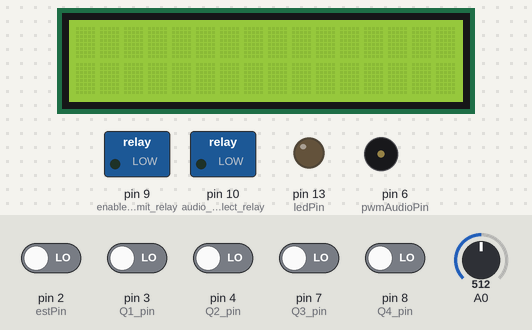
Recording of a sketch running on a simulated Arduino Uno, built with avr-gcc and run on an emulated ATmega328P. Parts: 16×2 character LCD, switched loads named in the sketch (green lamp = pin HIGH), output pins drawn as LEDs (lit = HIGH), buzzer (waves = sounding). Inputs (shaded band) come from the test bench; at power-on: pin 2 (estPin), pin 3 (Q1_pin), pin 4 (Q2_pin), pin 7 (Q3_pin), pin 8 (Q4_pin) LOW, A0 = 512. EEPROM starts erased; what the sketch prints to the serial monitor is not drawn.

Above: at 1.2 s.
1.3 s: A0 set to 593
2.8 s: A0 set to 617
At 3.1 s:
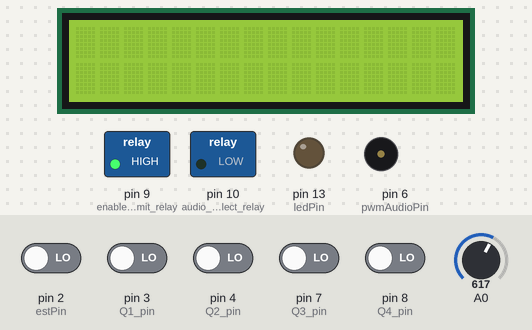
4.3 s: pin 2 (estPin) driven HIGH
At 31.0 s:
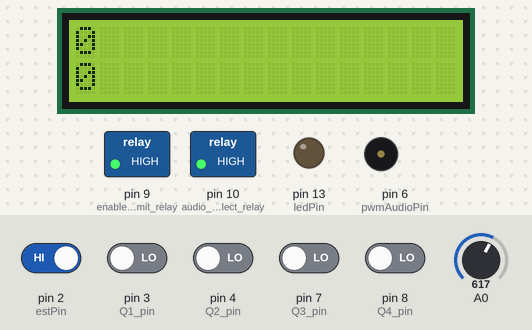
At 32.07 s:
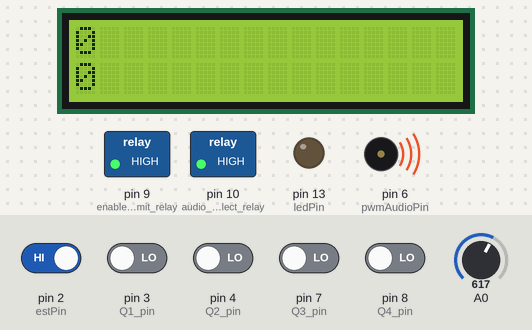
Timing chart, 0 to 33.5 s (numbered marks = the images above; inputs shaded):
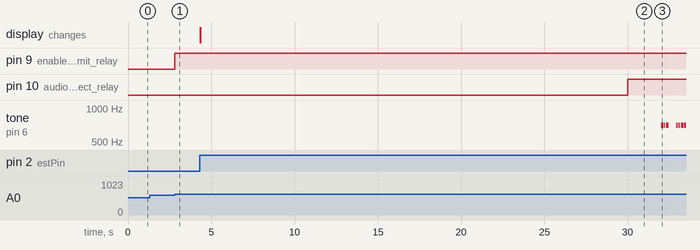

The sketch:

Project_Code_2024_02_23_2112.ino
```cpp
#include <LiquidCrystal_I2C.h> // library for LCD

//#include "phoneticAlphabet.h"

using namespace std;
#include "String.h"

#include <EEPROM.h>

// Define Morse Code callsign
const char* morseCode = "-.- ...-- .- ..- -.-";

// Define Morse code timing parameters
const int dotDuration = 50; // in milliseconds
const int dashDuration = 3 * dotDuration;
const int interSymbolDelay = dotDuration;
const int interCharacterDelay = 3 * dotDuration;
const int interWordDelay = 7 * dotDuration;
const int morseCodeFreq = 700;  // Morse code frequency in Hz


const byte ledPin = 13;
const byte estPin = 2;
const byte interruptPin = 5;
const byte pwmAudioPin = 6;

const int bufferSize = 10;
const int bufferSizePlusOne = bufferSize + 1;

// defining constants for Q digital pin numbers
const byte Q1_pin = 3;
const byte Q2_pin = 4;
const byte Q3_pin = 7;
const byte Q4_pin = 8;
String buffer_string = "";

unsigned long lastCallsignTX;  // keeps track of time of last callsign transmission
unsigned long lastDetectionTime;  // keeps track of last time audio from receiver radio is detected
bool detectionState;  // keeps track of whether input audio was detected within the gateDelayTime
const int callsignDelayTime = 30000;  // number of milliseconds to delay after each callsign transmission
const int gateDelayTime = 1000;  // number of milliseconds to delay after each receiver detection
bool txCallsignState;  // keeps track of whether we are transmitting the callsign currently

int micThresh; // define microphone threshold for input detection

// action states for interrupts
volatile byte state = LOW;
volatile boolean actionState = LOW;

// variable for adjustable time delay
const int tdelayadjustable = 30;


// declare variables for decoding
volatile bool Q1_state;
volatile bool Q2_state;
volatile bool Q3_state;
volatile bool Q4_state;


volatile int decimal_value;

String digit_string;

// define variable for buffer

char buffer[bufferSize];

// the buffer position starts at 0, and it gets incremented every time a character is added to the buffer

int bufferPosition = 0;


// fifteen second counter
// this counter starts at 0 and goes until the count is high enough for 15 seconds
// this counter is for the refreshing of the buffer to clear itself after around
// 15 seconds to "forget" the user input after a certain amount of time
int fifteenSecondCounter = 0;


LiquidCrystal_I2C lcd(0x27,16,2);  // I2C address of LCD chip is 0x27. LCD is 16 chars and 2 lines.

void speak(char* msg) {
  Serial.write(0xFD);
  Serial.write((byte)0x0);
  Serial.write(2 + strlen(msg));
  Serial.write(0x01);
  Serial.write((byte)0x0);
  Serial.write(msg);
}

// busy ISR

void busy() {
  state = !state;
  digitalWrite(ledPin, state);
}

// functions to implement the buffer
// buffer needs to be cleared 1) after every certain amount of time, and 2) every time the user enters a "#" sign
void clearBuffer() {
  for (int i = 1; i < bufferSize; i++) {
    buffer[i] = '-'; // dash will be the empty character for a character in the buffer

    // reset the buffer position to 0
    bufferPosition = 0;


  }

}

void addCharToBuffer(String charToAdd) {
  // // reset the fifteen second delay counter to 0
  // fifteenSecondCounter = 0;

  // if (charToAdd == "#") {
  //   clearBuffer();
  //   buffer[bufferPosition] = "#";

  // }
  // else {
  //   buffer[bufferPosition] = charToAdd;
  // }

  // // increment the buffer position
  // bufferPosition++;
  if (charToAdd == "#") buffer_string = "";
  buffer_string = buffer_string + charToAdd;

  //if (size(buffer_string) > 15)
  //  String.erase(String.begin(), String.begin()+1);

}

void transmitMorseCode(const char* message) {
  for (int i = 0; message[i] != '\0'; i++) {
    switch (message[i]) {
      case '.':
        playDot();
        break;
      case '-':
        playDash();
        break;
      case ' ':
        delay(interWordDelay);
        break;
    }
    delay(interSymbolDelay);
  }
}

void playDot() {
  tone(pwmAudioPin, morseCodeFreq, dotDuration);
  delay(dotDuration);
  noTone(pwmAudioPin);
}

void playDash() {
  tone(pwmAudioPin, morseCodeFreq, dashDuration);
  delay(dashDuration);
  noTone(pwmAudioPin);
}

// function to check if the buffer's contents is the correct sequence of characters for the change password command
bool checkContentsChangePassword(String s) {
    // check if the first character in the string is a #
    if (s[0] != '#') {
      return false;
    }

    // check if the next six characters are numbers from 0-9
    for (int i = 1; i < 6; i++) {
      if (!isDigit(s[i])) {
        return false;
      }
    }

    if (s[7] != '*') {
      return false;
    }

    // check if the next six characters are numbers from 0-9
    for (int i = 8; i < 13; i++) {
      if (!isDigit(s[i])) {
        return false;
      }
    }

    if (s[14] != '*') {
      return false;
    }

    return true;


}

void setup() {

  // write default password to EEPROM Memory
  EEPROM.put(0, "123456");


  // set input pins
  pinMode(3, INPUT);     // Q1 from DTMF chip
  pinMode(estPin, INPUT);     // ESt from DTMF chip
  pinMode(4, INPUT);     // Q2 from DTMF chip
  pinMode(7, INPUT);     // Q3 from DTMF chip
  pinMode(8, INPUT);     // Q4 from DTMF chip

  pinMode(9, OUTPUT);   // enable transmit relay
  pinMode(10, OUTPUT);  // audio source select relay (open = RX radio output, closed = speech chip)

  pinMode(ledPin, OUTPUT);
  pinMode(interruptPin, INPUT_PULLUP);
  pinMode(pwmAudioPin, OUTPUT);

  // attach interrupt to speech synthesis chip pin
  //attachInterrupt(digitalPinToInterrupt(interruptPin), busy, CHANGE);

  // attach interrupt to ESt pin for DTMF decoding
  attachInterrupt(digitalPinToInterrupt(estPin), decodeDTMF, RISING);


  Serial.begin(4800);

  // set output pins
  //pinMode(6, OUTPUT);    // Speaker
  //pinMode(7, OUTPUT);    // GREEN LED indicator
  //pinMode(8, OUTPUT);    // RED LED indicator

  // LCD setup
  lcd.init();
  lcd.clear();
  lcd.backlight();      // Make sure backlight is on

  lastCallsignTX = 0;  // keeps track of time of last callsign transmission
  lastDetectionTime = 0;  // keeps track of last time audio from receiver radio is detected
  detectionState = false;  // keeps track of whether input audio was detected within the gateDelayTime
  txCallsignState = false;  // keeps track of whether we are transmitting the callsign currently

  micThresh = 600; // define analog threshold for detecting audio input
}

String returnBufferContents() {

  char bufferPlusTerminator[bufferSizePlusOne];

  for (int i = 0; i < bufferSize; i++) {
    bufferPlusTerminator[i] = buffer[i];
  }

  bufferPlusTerminator[bufferSize] = '\0';

  return String(bufferPlusTerminator);

}

void loop() {

      // detect audio input from transmitter radio
      int micIn = analogRead(0);  // read pin coming from transmitter radio audio output
      if(micIn > micThresh) {  // if pin value greater than threshold
        digitalWrite(9, HIGH);  // close transmit relay (enable transmission)
        lastDetectionTime = millis();  // set last detection time
        detectionState = true;  // set detection state to TRUE
      }

      // disable transmission after gate delay time
      if (( millis() < lastDetectionTime) or ( millis() > lastDetectionTime + gateDelayTime)) {  //first conditional captures overflow case with millis
        digitalWrite(9, LOW);  // open transmit relay (disable transmission)
        detectionState = false;  // set detection state to FALSE
      }

      // DTMF tone interrupt routine (the interrupt sets actionState to HIGH)
      if (actionState == HIGH) {

        // clear the LCD screen
        lcd.clear();

        // wait the adjustable time delay
        delay(tdelayadjustable);

        // obtain states from DTMF chip binary outputs
        Q1_state = digitalRead(Q1_pin);
        Q2_state = digitalRead(Q2_pin);
        Q3_state = digitalRead(Q3_pin);
        Q4_state = digitalRead(Q4_pin);

        // Calculate the decimal value
        decimal_value = 0;
        if (Q4_state) decimal_value += 8; // Q4 represents 8
        if (Q3_state) decimal_value += 4; // Q3 represents 4
        if (Q2_state) decimal_value += 2; // Q2 represents 2
        if (Q1_state) decimal_value += 1; // Q1 represents 1

        // Convert the decimal value to a string
        digit_string = String(decimal_value);

        // overwrite string for the non-standard cases of 0, *, and #
        if(digit_string == "10") digit_string = "0";
        else if(digit_string == "11") digit_string = "*";
        else if(digit_string == "12") digit_string = "#";

        // print digit to LCD on bottom line
        lcd.setCursor(0,1);
        lcd.print(digit_string);

        // add the digit to the buffer
        addCharToBuffer(digit_string);

        // print buffer contents to LCD on top line
        lcd.setCursor(0,0);
        lcd.print(buffer_string);

        actionState = LOW;  // reset actionState to LOW

      }

      // code to change password when the buffer string is of the correct length and has the correct format
      // check if the buffer string is fourteen characters long or longer, if so,
      // check the first fourteen characters to see if it is in the correct format for a change password command

      if (buffer_string.length() >= 14) {
        // we have a string saved in the bufferString variable that is long enough to possibly be a change password command
        bool isChangePassword = false;
        isChangePassword = checkContentsChangePassword(buffer_string);

        if (isChangePassword) {
          // check if characters 1-6 matches the old password stored in the EEPROM
          String old_password;

          String buffer_string_substring = buffer_string.substring(1, 7);

          EEPROM.get(0, old_password);

          char buffer_string_substring_char_array[6];
          buffer_string_substring.toCharArray(buffer_string_substring_char_array, 7);

          char old_password_char_array[6];
          old_password.toCharArray(old_password_char_array, 7);


          if (strcmp(buffer_string_substring_char_array, old_password_char_array) == 0) {
            // passwords ARE equal!
            // writes to EEPROM when sequence is detected and the old password in the buffer string matches the old password in the EEPROM memory
            EEPROM.put(0, buffer_string.substring(8, 14));

            lcd.print("Passwords Equal!");
            lcd.print("PWD Changed!");
          }
          else {
           // passwords are NOT EQUAL!
            lcd.print("Not Equal Passwords");
          }
        }
      }


      // transmit callsign at specified interval
      if (( millis() < lastCallsignTX) or ( millis() > lastCallsignTX + callsignDelayTime))  //first conditional captures overflow case with millis
      {
        lastCallsignTX = millis();  //capture current time

        // txCallsignState = true;  // set transmit callsign state to TRUE

        //Speech Synthesis Chip code
        digitalWrite(9, HIGH);  // enable transmission on TX radio (close relay 1)
        digitalWrite(10, HIGH);  // switch audio source to speech chip (close relay 2)

        speak("[x0][t6][v8][s6][m51][g2][h2][n1]K 3 A U K");  // send command to speech chip to say callsign
        delay(2000);
        transmitMorseCode(morseCode);
      }

      // // disable transmission after callsign has been played (~ 1 seconds for now)
      // if (detectionState == false){
      //   if (( millis() < lastCallsignTX) or ( millis() > lastCallsignTX + 1000))  //first conditional captures overflow case with millis
      //   {
      //     txCallsignState = false;  // set transmit callsign state to FALSE

      //     // open both relays
      //     digitalWrite(9, LOW);
      //     digitalWrite(10, LOW);


      //   }
      // }
}

// decodeDTMF ISR

void decodeDTMF() {
//      // change action state of interrupt for decodeDTMF
        actionState = !actionState;
}
```

Measured:
- the behaviour switches between 600 and 601 on A0 (found by bisection; images 0 and 1)
- after the input at 1.3 s, every drawn part: stays the same
- after the input at 2.8 s, pin 9 (enable_transmit_relay): LOW → HIGH at once
- after the input at 4.3 s, the display: changes at once (image 2)
- by itself, tone on pin 6 (pwmAudioPin): plays 700 Hz for 0.15 s, 700 Hz for 0.05 s, 700 Hz for 0.15 s, 700 Hz for 0.05 s, 700 Hz for 0.05 s, 700 Hz for 0.05 s … (8 notes in this stretch)
